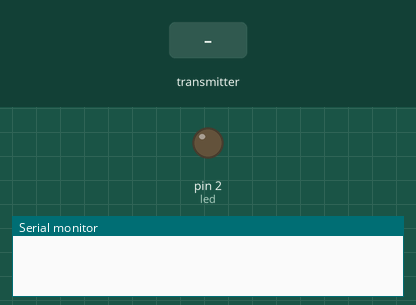
This sketch was run on a simulated Arduino Uno, built with avr-gcc and run on an emulated ATmega328P. Shown: output pins drawn as LEDs (lit = HIGH), the last lines printed to the serial monitor. The test bench sets the inputs (shaded band). No radio packets arrive unless stated.

Above: at 1.2 s.
1.3 s: the transmitter starts sending buttonState = 1
At 1.7 s:
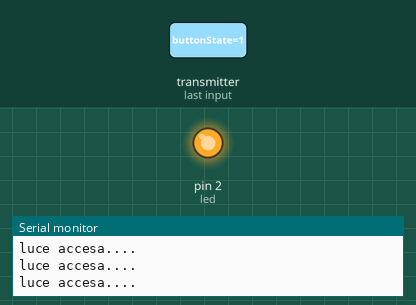
2.8 s: the transmitter starts sending buttonState = 0
At 4.1 s:
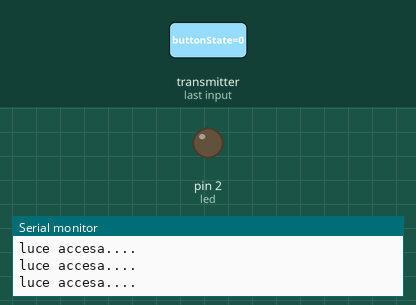
Timing chart, 0 to 5.8 s (numbered marks = the images above; inputs shaded):
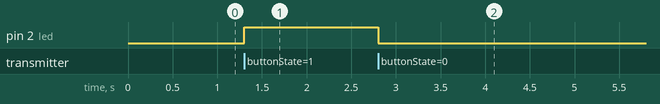

The sketch:

TX.ino
```cpp
#include <SPI.h>
#include <nRF24L01.h>
#include <RF24.h>

#define led 2
RF24 radio(7, 8); // CE, CSN
const byte addresses[6] = "00001";
boolean buttonState = 0;

void setup() {
  pinMode(led, OUTPUT);

Serial.begin(9600);
  radio.begin();
  radio.openReadingPipe(1, addresses[0]); // 00001
  radio.setPALevel(RF24_PA_MIN);
}

void loop() {
  delay(5);
  radio.startListening();
  while (!radio.available());
  radio.read(&buttonState, sizeof(buttonState));
  if (buttonState == HIGH) {
    digitalWrite(led, HIGH);
    Serial.println("luce accesa....");
  }
  else {
    digitalWrite(led, LOW);
  }
}
```

Measured:
- after the input at 1.3 s, pin 2 (led): LOW → HIGH at once
- after the input at 2.8 s, pin 2 (led): HIGH → LOW at once
